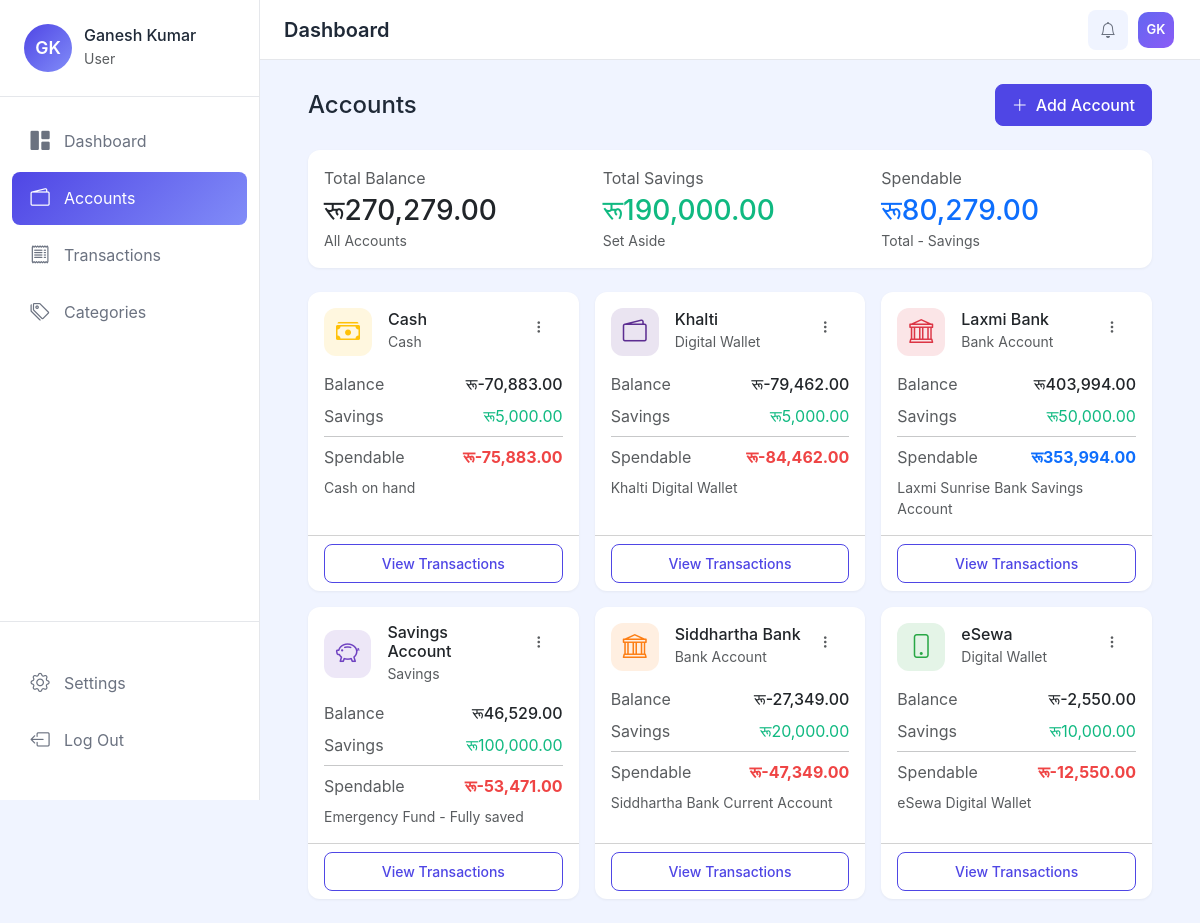
The page /wallets/ (signed in) on the database its author committed.
### apps/accounts/models.py (models this page shows, shortened)
class UserProfile(models.Model):
    CURRENCY_CHOICES = [
        ('NPR', 'Nepali Rupee (रू)'),
        ('USD', 'US Dollar ($)'),
        ('EUR', 'Euro (€)'),
        ('GBP', 'British Pound (£)'),
        ('INR', 'Indian Rupee (₹)'),
        ('AUD', 'Australian Dollar (A$)'),
        ('CAD', 'Canadian Dollar (C$)'),
        ('JPY', 'Japanese Yen (¥)'),
        ('CNY', 'Chinese Yuan (¥)'),
    ]
    user = models.OneToOneField(User, on_delete=models.CASCADE, related_name='profile')
    profile_picture = models.ImageField(upload_to='profiles/', blank=True, null=True)
    currency = models.CharField(max_length=3, choices=CURRENCY_CHOICES, default='NPR')
    created_at = models.DateTimeField(auto_now_add=True)
    updated_at = models.DateTimeField(auto_now=True)
    class Meta:
        verbose_name = 'User Profile'
        verbose_name_plural = 'User Profiles'
    @property
    def currency_symbol(self):
        symbols = {
            'NPR': 'रू',
            'USD': '$',
            'EUR': '€',
            'GBP': '£',
            'INR': '₹',
            'AUD': 'A$',
            'CAD': 'C$',
            'JPY': '¥',
            'CNY': '¥',
        }
        return symbols.get(self.currency, 'रू')
    @property
    def display_name(self):
        if self.user.first_name:
            return f"{self.user.first_name} {self.user.last_name}".strip()
        return self.user.username
    @property
    def initials(self):
        if self.user.first_name and self.user.last_name:
            return f"{self.user.first_name[0]}{self.user.last_name[0]}".upper()
        return self.user.username[:2].upper()

### apps/wallets/models.py (models this page shows, shortened)
class Account(models.Model):
    ACCOUNT_TYPES = [
        ('bank', 'Bank Account'),
        ('wallet', 'Digital Wallet'),
        ('cash', 'Cash'),
        ('savings', 'Savings'),
        ('credit', 'Credit Card'),
    ]
    ICON_CHOICES = [
        ('bi-bank', 'Bank'),
        ('bi-wallet2', 'Wallet'),
        ('bi-cash-stack', 'Cash'),
        ('bi-piggy-bank', 'Savings'),
        ('bi-credit-card', 'Credit Card'),
        ('bi-phone', 'Mobile Wallet'),
    ]
    COLOR_CHOICES = [
        ('#28a745', 'Green'),
        ('#007bff', 'Blue'),
        ('#ffc107', 'Yellow'),
        ('#dc3545', 'Red'),
        ('#6f42c1', 'Purple'),
        ('#fd7e14', 'Orange'),
        ('#20c997', 'Teal'),
        ('#e83e8c', 'Pink'),
    ]
    user = models.ForeignKey(User, on_delete=models.CASCADE, related_name='accounts')
    name = models.CharField(max_length=100)
    account_type = models.CharField(max_length=20, choices=ACCOUNT_TYPES, default='bank')
    initial_balance = models.DecimalField(max_digits=12, decimal_places=2, default=0)
    savings_amount = models.DecimalField(
        max_digits=12,
        decimal_places=2,
        default=0,
        help_text="Amount you want to set aside as savings from this account"
    )
    icon = models.CharField(max_length=50, choices=ICON_CHOICES, default='bi-wallet2')
    color = models.CharField(max_length=7, choices=COLOR_CHOICES, default='#28a745')
    description = models.TextField(blank=True, null=True)
    is_active = models.BooleanField(default=True)
    include_in_total = models.BooleanField(default=True, help_text="Include in total balance calculation")
    created_at = models.DateTimeField(auto_now_add=True)
    updated_at = models.DateTimeField(auto_now=True)
    class Meta:
        verbose_name = 'Account'
        verbose_name_plural = 'Accounts'
        ordering = ['name']
        unique_together = ['user', 'name']
    @property
    def current_balance(self):
        from apps.transactions.models import Transaction
        credits = Transaction.objects.filter(
            account=self,
            transaction_type='credit'
        ).aggregate(total=models.Sum('amount'))['total'] or Decimal('0')
        debits = Transaction.objects.filter(
            account=self,
            transaction_type='debit'
        ).aggregate(total=models.Sum('amount'))['total'] or Decimal('0')
        return self.initial_balance + credits - debits
    @property
    def actual_balance(self):
        return self.current_balance - self.savings_amount

### apps/wallets/views.py (the view)
# urls.py: path('', views.AccountListView.as_view(), name='list'),
class AccountListView(LoginRequiredMixin, ListView):
    model = Account
    template_name = 'wallets/list.html'
    context_object_name = 'accounts'
    def get_queryset(self):
        return Account.objects.filter(user=self.request.user).order_by('name')
    def get_context_data(self, **kwargs):
        context = super().get_context_data(**kwargs)
        accounts = self.get_queryset()
        total_balance = sum(acc.current_balance for acc in accounts if acc.include_in_total)
        total_savings = sum(acc.savings_amount for acc in accounts if acc.include_in_total)
        spendable_balance = total_balance - total_savings
        context['total_balance'] = total_balance
        context['total_savings'] = total_savings
        context['spendable_balance'] = spendable_balance
        context['currency_symbol'] = self.request.user.profile.currency_symbol
        return context

### apps/wallets/templates/wallets/list.html (shortened to what this page needs)
{% extends 'base.html' %}
{% load humanize %}
{% block content %}
<div class="container-fluid px-4">
    <div class="d-flex justify-content-between align-items-center mb-4">
        <h4 class="mb-0">Accounts</h4>
        <a href="{% url 'wallets:create' %}" class="btn btn-primary">
            <i class="bi bi-plus-lg me-2"></i>Add Account
        </a>
    </div>
    <div class="card mb-4">
        <div class="card-body">
            <div class="row align-items-center">
                <div class="col-md-4">
                    <p class="text-muted mb-1">Total Balance</p>
                    <h3 class="mb-0">{{ currency_symbol }}{{ total_balance|floatformat:2|intcomma }}</h3>
                    <small class="text-muted">All Accounts</small>
                </div>
                <div class="col-md-4">
                    <p class="text-muted mb-1">Total Savings</p>
                    <h3 class="mb-0 text-success">{{ currency_symbol }}{{ total_savings|floatformat:2|intcomma }}</h3>
                    <small class="text-muted">Set Aside</small>
                </div>
                <div class="col-md-4">
                    <p class="text-muted mb-1">Spendable</p>
                    <h3 class="mb-0 text-primary">{{ currency_symbol }}{{ spendable_balance|floatformat:2|intcomma }}</h3>
                    <small class="text-muted">Total - Savings</small>
                </div>
            </div>
        </div>
    </div>
    <div class="row g-3">
        {% for account in accounts %}
        <div class="col-md-6 col-lg-4">
            <div class="card h-100 account-card">
                <div class="card-body">
                    <div class="d-flex justify-content-between align-items-start mb-3">
                        <div class="d-flex align-items-center">
                            <div class="account-icon me-3" style="color: {{ account.color }}; background-color: {{ account.color }}20;">
                                <i class="{{ account.icon }} fs-4"></i>
                            </div>
                            <div>
                                <h6 class="mb-0">{{ account.name }}</h6>
                                <small class="text-muted">{{ account.get_account_type_display }}</small>
                            </div>
                        </div>
                        <div class="dropdown">
                            <button class="btn btn-link btn-sm text-muted" data-bs-toggle="dropdown">
                                <i class="bi bi-three-dots-vertical"></i>
                            </button>
                        </div>
                    </div>
                    <div class="mt-3">
                        <div class="d-flex justify-content-between mb-2">
                            <span class="text-muted">Balance</span>
                            <span class="fw-medium">{{ currency_symbol }}{{ account.current_balance|floatformat:2|intcomma }}</span>
                        </div>
                        {% if account.savings_amount > 0 %}
                        <div class="d-flex justify-content-between mb-2">
                            <span class="text-muted">Savings</span>
                            <span class="text-success">{{ currency_symbol }}{{ account.savings_amount|floatformat:2|intcomma }}</span>
                        </div>
                        <hr class="my-2">
                        <div class="d-flex justify-content-between">
                            <span class="text-muted">Spendable</span>
                            <span class="fw-bold {% if account.actual_balance >= 0 %}text-primary{% else %}text-danger{% endif %}">
                                {{ currency_symbol }}{{ account.actual_balance|floatformat:2|intcomma }}
                            </span>
                        </div>
                        {% else %}
                        <div class="d-flex justify-content-between">
                            <span class="text-muted">Spendable</span>
                            <span class="fw-bold text-primary">{{ currency_symbol }}{{ account.current_balance|floatformat:2|intcomma }}</span>
                        </div>
                        {% endif %}
                    </div>
                    {% if account.description %}
                    <p class="text-muted small mt-2 mb-0">{{ account.description|truncatewords:10 }}</p>
                    {% endif %}
                </div>
                <div class="card-footer bg-transparent">
                    <a href="{% url 'wallets:detail' account.pk %}" class="btn btn-sm btn-outline-primary w-100">
                        View Transactions
                    </a>
                </div>
            </div>
        </div>
        {% endfor %}
    </div>
</div>
{% endblock %}

### templates/base.html (shortened to what this page needs)
{% load static %}
<!DOCTYPE html>
<html lang="en">
<head>
    <link href="https://cdn.jsdelivr.net/npm/bootstrap@5.3.2/dist/css/bootstrap.min.css" rel="stylesheet">
    <link href="https://cdn.jsdelivr.net/npm/bootstrap-icons@1.11.1/font/bootstrap-icons.css" rel="stylesheet">
    <link href="{% static 'css/style.css' %}" rel="stylesheet">
</head>
<body>
    {% if user.is_authenticated %}
    <div class="wrapper">
        {% include 'components/sidebar.html' %}
        <div class="main-content">
            {% include 'components/navbar.html' %}
            <div class="content-wrapper">
                {% block content %}{% endblock %}
            </div>
        </div>
    </div>
    <div class="toast-container position-fixed bottom-0 end-0 p-3" id="toastContainer" style="z-index: 1100;">
    </div>
    {% else %}
    <div class="auth-wrapper">
        {% include 'components/messages.html' %}
        {% block auth_content %}{% endblock %}
    </div>
    {% endif %}
</body>
</html>

### templates/components/sidebar.html (shortened to what this page needs)
{% load static %}
<nav class="sidebar" id="sidebar">
    <div class="sidebar-header">
        <div class="user-profile">
            {% if user.profile.profile_picture %}
            <img src="{{ user.profile.profile_picture.url }}" alt="Profile" class="profile-img">
            {% else %}
            <div class="profile-initials">{{ user.profile.initials }}</div>
            {% endif %}
            <div class="user-info">
                <h6 class="mb-0">{{ user.profile.display_name }}</h6>
                <small class="text-muted">User</small>
            </div>
        </div>
    </div>
    <ul class="nav flex-column">
        <li class="nav-item">
            <a class="nav-link {% if request.resolver_match.url_name == 'index' %}active{% endif %}" href="{% url 'dashboard:index' %}">
                <i class="bi bi-grid-1x2-fill"></i>
                <span>Dashboard</span>
            </a>
        </li>
        <li class="nav-item">
            <a class="nav-link {% if 'wallets' in request.resolver_match.namespace %}active{% endif %}" href="{% url 'wallets:list' %}">
                <i class="bi bi-wallet2"></i>
                <span>Accounts</span>
            </a>
        </li>
        <li class="nav-item">
            <a class="nav-link {% if 'transactions' in request.resolver_match.namespace %}active{% endif %}" href="{% url 'transactions:list' %}">
                <i class="bi bi-receipt"></i>
                <span>Transactions</span>
            </a>
        </li>
        <li class="nav-item">
            <a class="nav-link {% if 'categories' in request.resolver_match.namespace %}active{% endif %}" href="{% url 'categories:list' %}">
                <i class="bi bi-tags"></i>
                <span>Categories</span>
            </a>
        </li>
    </ul>
    <div class="sidebar-footer">
        <ul class="nav flex-column">
            <li class="nav-item">
                <a class="nav-link {% if request.resolver_match.url_name == 'profile' %}active{% endif %}" href="{% url 'accounts:profile' %}">
                    <i class="bi bi-gear"></i>
                    <span>Settings</span>
                </a>
            </li>
            <li class="nav-item">
                <form method="post" action="{% url 'accounts:logout' %}" id="logoutForm">
                    <a class="nav-link" href="#" onclick="document.getElementById('logoutForm').submit(); return false;">
                        <i class="bi bi-box-arrow-left"></i>
                        <span>Log Out</span>
                    </a>
                </form>
            </li>
        </ul>
    </div>
</nav>

### templates/components/navbar.html (shortened to what this page needs)
<nav class="top-navbar">
    <div class="d-flex align-items-center">
        <h5 class="page-title mb-0 d-none d-md-block">{% block page_title %}Dashboard{% endblock %}</h5>
    </div>
    <div class="navbar-actions d-flex align-items-center gap-2">
        <div class="dropdown">
            <button class="btn btn-icon" type="button" data-bs-toggle="dropdown" aria-expanded="false" id="notificationDropdownBtn">
                <i class="bi bi-bell"></i>
            </button>
        </div>
        <div class="dropdown">
            <button class="btn btn-icon profile-btn" type="button" data-bs-toggle="dropdown" aria-expanded="false">
                <div class="profile-avatar-sm">
                    {% if user.first_name %}
                        {{ user.first_name|make_list|first }}{{ user.last_name|make_list|first }}
                    {% else %}
                        {{ user.username|make_list|first|upper }}
                    {% endif %}
                </div>
            </button>
        </div>
    </div>
</nav>

### rows shown on the page
Account: name "Cash", account_type "Cash", currency_symbol "रू", current_balance "-70,883.00", savings_amount "5,000.00", actual_balance "-75,883.00", description "Cash on hand"
Account: name "Khalti", account_type "Digital Wallet", currency_symbol "रू", current_balance "-79,462.00", savings_amount "5,000.00", actual_balance "-84,462.00", description "Khalti Digital Wallet"
Account: name "Laxmi Bank", account_type "Bank Account", currency_symbol "रू", current_balance "403,994.00", savings_amount "50,000.00", actual_balance "353,994.00", description "Laxmi Sunrise Bank Savings Account"
Account: name "Savings Account", account_type "Savings", currency_symbol "रू", current_balance "46,529.00", savings_amount "100,000.00", actual_balance "-53,471.00", description "Emergency Fund - Fully saved"
Account: name "Siddhartha Bank", account_type "Bank Account", currency_symbol "रू", current_balance "-27,349.00", savings_amount "20,000.00", actual_balance "-47,349.00", description "Siddhartha Bank Current Account"
Account: name "eSewa", account_type "Digital Wallet", currency_symbol "रू", current_balance "-2,550.00", savings_amount "10,000.00", actual_balance "-12,550.00", description "eSewa Digital Wallet"

### other values the page prints
{{ user.profile.initials }} "GK"
{{ user.profile.display_name }} "Ganesh Kumar"
{{ user.first_name|make_list|first }} "G"
{{ user.last_name|make_list|first }} "K"
{{ currency_symbol }} "रू"
{{ total_balance|floatformat:2|intcomma }} "270,279.00"
{{ total_savings|floatformat:2|intcomma }} "190,000.00"
{{ spendable_balance|floatformat:2|intcomma }} "80,279.00"
